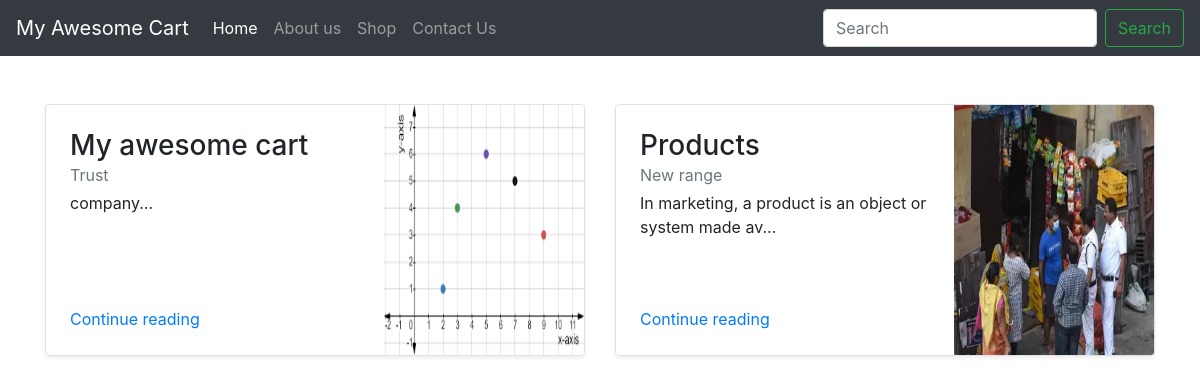
Screenshot of /blog/ with the database file from the repository.
### blog/models.py (models this page shows)
class Blogpost(models.Model):
    post_id = models.AutoField(primary_key=True)
    title = models.CharField(max_length=50)
    heading0 = models.CharField(max_length=500, default="")
    chead0 = models.CharField(max_length=500, default="")
    heading1 = models.CharField(max_length=500, default="")
    chead1 = models.CharField(max_length=500, default="")
    heading2 = models.CharField(max_length=500, default="")
    chead2 = models.CharField(max_length=500, default="")
    pub_date = models.DateField()
    image2 = models.ImageField(upload_to="blog/images", default="")
    def __str__(self):
        return self.title

### blog/views.py (the view)
# urls.py: path("", views.index, name="bloghome"),
def index(request):
    myposts = Blogpost.objects.all()
    print(myposts)
    return render(request, 'blog/index.html',{'myposts':myposts})

### blog/templates/blog/index.html
{% extends 'blog/basic.html' %}
{% block body %}
<div class="container">
<div class="row mb-2 mt-5">
  {% for items in myposts %}
    <div class="col-md-6">
      <div class="row no-gutters border rounded overflow-hidden flex-md-row mb-4 shadow-sm h-md-250 position-relative">
        <div class="col p-4 d-flex flex-column position-static">
          <h3 class="mb-0">{{items.title}}</h3>
          <div class="mb-1 text-muted">{{items.heading0}}</div>
          <p class="card-text mb-auto">{{items.chead0|slice:"0:54"}}...</p>
          <a href="blogpost/{{items.post_id}}" class="stretched-link">Continue reading</a>
        </div>
        <div class="col-auto d-none d-lg-block">
          <img src='/media/{{items.image2}}' class="bd-placeholder-img" width="200" height="250"
               aria-label="Placeholder: Thumbnail"><title>Placeholder</title></img>
        </div>
      </div>
    </div>
  {% if forloop.counter|divisibleby:2 %}
    </div><div class="row mb-2 mt-5">
  {% endif %}
   {% endfor %}
</div>
{% endblock %}

### rows the page displays
Blogpost: title "My awesome cart", heading0 "Trust", chead0 "company", image2 (picture)
Blogpost: title "Products", heading0 "New range", chead0 "In marketing, a product is an object or system made av", image2 (picture)
